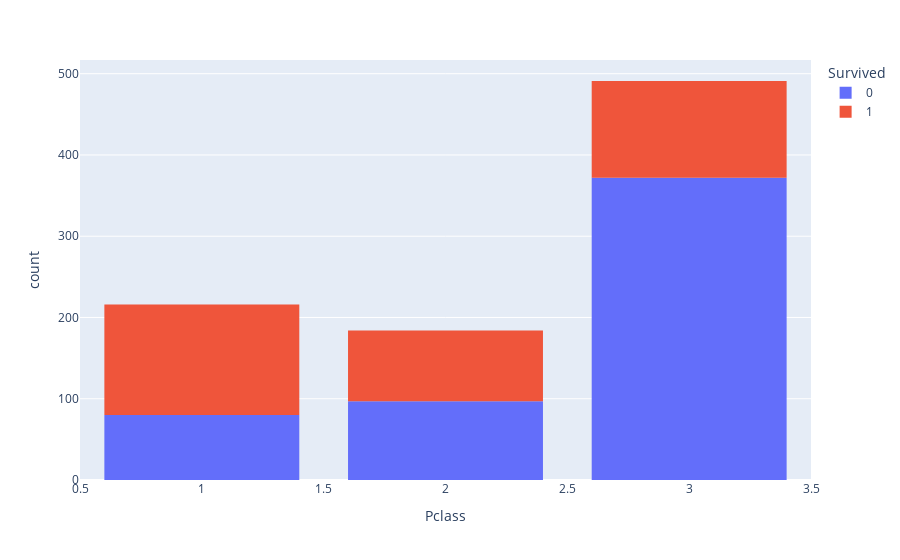

The notebook cell saved with this chart:
### Markdown cell above
### Survival by Class (Pclasses 1 and 3 show correlations to survivability)

### Code cell
fig = px.histogram(titanicdf, x="Pclass", color="Survived")
fig.update_layout(bargap=0.2)
fig.show()

### Figure 1 — Plotly figure (JSON) as saved in the notebook; plotly's stock layout.template omitted (floating-point values rounded to 4 significant figures; data arrays with more than 128 entries replaced by an {"elided": "..."} marker saying what was removed)
{"data": [{"alignmentgroup": "True", "bingroup": "x", "hovertemplate": "Survived=0<br>Pclass=%{x}<br>count=%{y}<extra></extra>", "legendgroup": "0", "marker": {"color": "#636efa", "pattern": {"shape": ""}}, "name": "0", "offsetgroup": "0", "orientation": "v", "showlegend": true, "type": "histogram", "x": {"elided": "549 int values"}, "xaxis": "x", "yaxis": "y"}, {"alignmentgroup": "True", "bingroup": "x", "hovertemplate": "Survived=1<br>Pclass=%{x}<br>count=%{y}<extra></extra>", "legendgroup": "1", "marker": {"color": "#EF553B", "pattern": {"shape": ""}}, "name": "1", "offsetgroup": "1", "orientation": "v", "showlegend": true, "type": "histogram", "x": {"elided": "342 int values"}, "xaxis": "x", "yaxis": "y"}], "layout": {"bargap": 0.2, "barmode": "relative", "legend": {"title": {"text": "Survived"}, "tracegroupgap": 0}, "margin": {"t": 60}, "xaxis": {"anchor": "y", "domain": [0, 1], "title": {"text": "Pclass"}}, "yaxis": {"anchor": "x", "domain": [0, 1], "title": {"text": "count"}}}}
